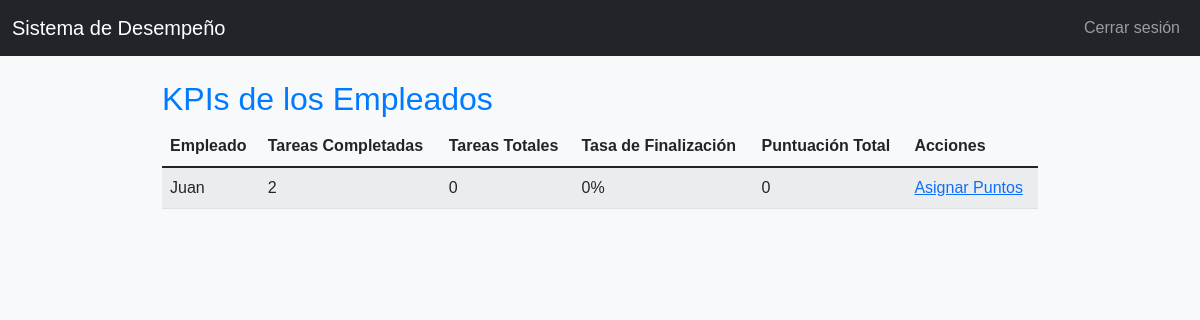
Screenshot of /core/ver_kpis/ (signed in) with the database file from the repository.
### core/models.py (models this page shows)
class KPI(models.Model):
    empleado = models.OneToOneField(Usuario, on_delete=models.CASCADE)
    tareas_completadas = models.IntegerField(default=0)
    tareas_totales = models.IntegerField(default=0)
    trabajo_en_equipo = models.IntegerField(default=0)  # Puntos de trabajo en equipo
    adaptacion = models.IntegerField(default=0)         # Puntos de adaptación
    comunicacion = models.IntegerField(default=0)       # Puntos de comunicación
    resolucion_problemas = models.IntegerField(default=0)  # Puntos de resolución de problemas
    @property
    def tasa_finalizacion(self):
        if self.tareas_totales == 0:
            return 0
        return (self.tareas_completadas / self.tareas_totales) * 100
    @property
    def puntos_competencias(self):
        return self.trabajo_en_equipo + self.adaptacion + self.comunicacion + self.resolucion_problemas
    @property
    def puntuacion_total(self):
        return self.tasa_finalizacion + self.puntos_competencias

class Usuario(AbstractUser):
    ROLES = [
        ('admin', 'Administrador'),
        ('empleado', 'Empleado'),
    ]
    role = models.CharField(max_length=10, choices=ROLES, default='empleado')
    groups = models.ManyToManyField(
        'auth.Group',
        related_name='usuario_groups',  # Nombre único para evitar conflictos
        blank=True,
    )
    user_permissions = models.ManyToManyField(
        'auth.Permission',
        related_name='usuario_permissions',  # Nombre único para evitar conflictos
        blank=True,
    )

### core/views.py (the view)
# urls.py: path('ver_kpis/', ver_kpis, name='ver_kpis'),  # Ver KPIs
@login_required
def ver_kpis(request):
    if request.user.role == 'admin':
        kpis = KPI.objects.all()  # El administrador ve todos los KPIs
    elif request.user.role == 'empleado':  # Si el usuario es empleado
        kpis = KPI.objects.filter(empleado=request.user)  # El empleado solo ve su propio KPI
    else:
        kpis = []
    return render(request, 'core/ver_kpis.html', {'kpis': kpis})

### core/templates/core/ver_kpis.html (shortened to what this page needs)
{% extends 'core/base.html' %}
{% block content %}
<h2>KPIs de los Empleados</h2>
<table class="table table-striped">
    <thead>
        <tr>
            <th>Empleado</th>
            <th>Tareas Completadas</th>
            <th>Tareas Totales</th>
            <th>Tasa de Finalización</th>
            <th>Puntuación Total</th>
            <th>Acciones</th>
        </tr>
    </thead>
    <tbody>
        {% for kpi in kpis %}
        <tr>
            <td>{{ kpi.empleado.username }}</td>
            <td>{{ kpi.tareas_completadas }}</td>
            <td>{{ kpi.tareas_totales }}</td>
            <td>{{ kpi.tasa_finalizacion }}%</td>
            <td>{{ kpi.puntuacion_total }}</td>
            <td>
                {% if kpi.empleado.id %}
                    <a href="{% url 'asignar_puntos_competencias' kpi.empleado.id %}">Asignar Puntos</a>
                {% else %}
                    <span>No se puede asignar puntos</span>
                {% endif %}
            </td>
        </tr>
        {% empty %}
        <tr>
            <td colspan="6">No hay KPIs disponibles.</td>
        </tr>
        {% endfor %}
    </tbody>
</table>
{% endblock %}

### static/css/style.css (style rules this page uses)
body { background-color: #f8f9fa; font-family: Arial, sans-serif; }
h2, h1 { color: #007bff; }

### rows the page displays
KPI: empleado.username "Juan", tareas_completadas "2", tareas_totales "0", tasa_finalizacion "0", puntuacion_total "0", shows "Asignar Puntos"
